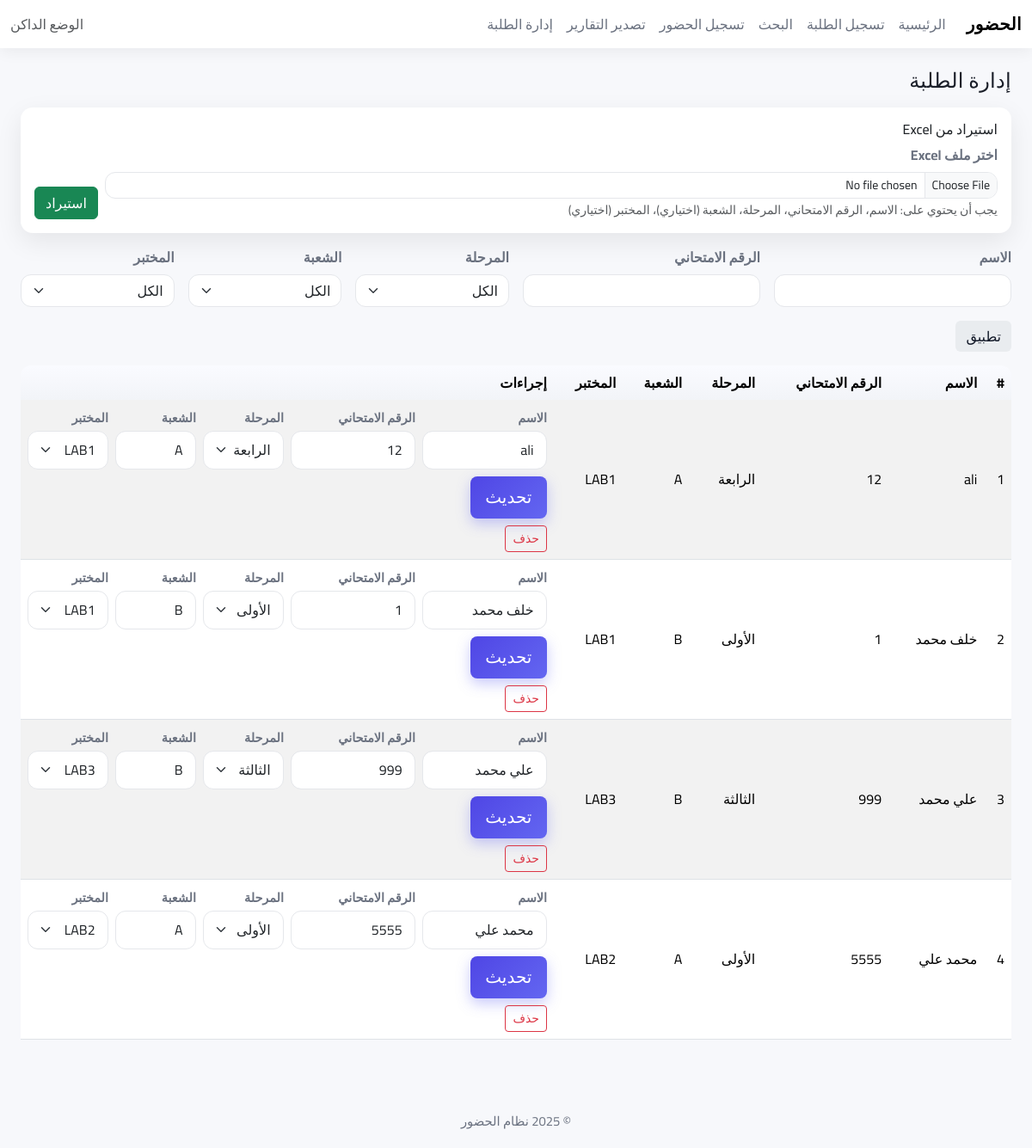
/manage, run on the app's committed database.
### tables this page shows
CREATE TABLE students (
                id INTEGER PRIMARY KEY AUTOINCREMENT,
                name TEXT NOT NULL,
                exam_number TEXT NOT NULL UNIQUE,
                stage TEXT NOT NULL,
                section TEXT,
                created_at TEXT NOT NULL
            , lab TEXT);

### webapp/routes.py (the view, shortened to what this page needs)
@bp.route("/manage", methods=["GET", "POST"])
def manage_students() -> str:
    q_name = request.args.get("name", "").strip()
    q_exam = request.args.get("exam", "").strip()
    q_stage = request.args.get("stage") or None
    q_section = request.args.get("section") or None
    q_lab = request.args.get("lab") or None
    students = get_students_filtered(q_name, q_exam, q_stage, q_section, q_lab)
    stages = get_distinct_stages(defaults=["الأولى", "الثانية", "الثالثة", "الرابعة"])
    sections = []
    if q_stage:
        sections = get_sections_for_stage(q_stage)
    return render_template("manage.html", students=students, stages=stages, sections=sections, filters={"name": q_name, "exam": q_exam, "stage": q_stage or "", "section": q_section or "", "lab": q_lab or ""})

### webapp/db.py (called while the page is built)
def get_conn() -> sqlite3.Connection:
    conn = sqlite3.connect(DB_PATH)
    conn.row_factory = sqlite3.Row
    return conn

def get_distinct_stages(defaults: Optional[Iterable[str]] = None) -> List[str]:
    with get_conn() as conn:
        rows = conn.execute("SELECT DISTINCT stage FROM students ORDER BY stage").fetchall()
        stages = [r[0] for r in rows]
    if defaults:
        for s in defaults:
            if s not in stages:
                stages.append(s)
    return stages

### webapp/templates/manage.html (shortened to what this page needs)
{% extends 'base.html' %}
{% block content %}
<h4 class="mb-3">إدارة الطلبة</h4>
<div class="card mb-3 p-3">
  <h6 class="mb-2">استيراد من Excel</h6>
  <form method="post" enctype="multipart/form-data" class="d-flex align-items-end gap-2">
    <div class="flex-grow-1">
      <label class="form-label">اختر ملف Excel</label>
      <input type="file" name="excel_file" class="form-control form-control-sm" accept=".xlsx,.xls" required>
      <small class="text-muted">يجب أن يحتوي على: الاسم، الرقم الامتحاني، المرحلة، الشعبة (اختياري)، المختبر (اختياري)</small>
    </div>
    <button class="btn btn-success">استيراد</button>
  </form>
</div>
<form method="get" class="row g-3 mb-3">
  <div class="col-md-3">
    <label class="form-label">الاسم</label>
    <input name="name" class="form-control" value="{{ filters.name }}">
  </div>
  <div class="col-md-3">
    <label class="form-label">الرقم الامتحاني</label>
    <input name="exam" class="form-control" value="{{ filters.exam }}">
  </div>
  <div class="col-md-2">
    <label class="form-label">المرحلة</label>
    <select name="stage" class="form-select">
      <option value="">الكل</option>
    </select>
  </div>
  <div class="col-md-2">
    <label class="form-label">الشعبة</label>
    <select name="section" class="form-select">
      <option value="">الكل</option>
    </select>
  </div>
  <div class="col-md-2">
    <label class="form-label">المختبر</label>
    <select name="lab" class="form-select">
      <option value="">الكل</option>
    </select>
  </div>
  <div class="col-12">
    <button class="btn btn-secondary">تطبيق</button>
  </div>
 </form>
<div class="table-responsive">
  <table class="table table-striped align-middle">
    <thead>
      <tr>
        <th>#</th>
        <th>الاسم</th>
        <th>الرقم الامتحاني</th>
        <th>المرحلة</th>
        <th>الشعبة</th>
        <th>المختبر</th>
        <th style="width: 620px;">إجراءات</th>
      </tr>
    </thead>
    <tbody>
      {% for s in students %}
      <tr>
        <td>{{ loop.index }}</td>
        <td>{{ s.name }}</td>
        <td>{{ s.exam_number }}</td>
        <td>{{ s.stage }}</td>
        <td>{{ s.section or '-' }}</td>
        <td>{{ s.lab or '-' }}</td>
        <td>
          <form method="post" class="actions-grid">
            <div class="row g-2">
              <div class="col-md-3">
                <label class="form-label mb-1">الاسم</label>
                <input class="form-control form-control-lg" name="name" value="{{ s.name }}" placeholder="اكتب الاسم" title="تعديل الاسم">
              </div>
              <div class="col-md-3">
                <label class="form-label mb-1">الرقم الامتحاني</label>
                <input class="form-control form-control-lg" name="exam_number" value="{{ s.exam_number }}" placeholder="مثال: 123" title="تعديل الرقم الامتحاني">
              </div>
              <div class="col-md-2">
                <label class="form-label mb-1">المرحلة</label>
                <select class="form-select form-select-lg" name="stage" title="اختيار المرحلة">
                  {% for st in ['الأولى','الثانية','الثالثة','الرابعة'] %}<option {% if s.stage==st %}selected{% endif %}>{{ st }}</option>{% endfor %}
                </select>
              </div>
              <div class="col-md-2">
                <label class="form-label mb-1">الشعبة</label>
                <input class="form-control form-control-lg" name="section" value="{{ s.section }}" placeholder="A/B" title="تعديل الشعبة">
              </div>
              <div class="col-md-2">
                <label class="form-label mb-1">المختبر</label>
                <select class="form-select form-select-lg" name="lab" title="اختيار المختبر">
                  {% for l in ['LAB1','LAB2','LAB3','LAB4'] %}<option {% if s.lab==l %}selected{% endif %}>{{ l }}</option>{% endfor %}
                </select>
              </div>
            </div>
            <div class="mt-2 d-flex gap-2">
              <button class="btn btn-primary btn-lg">تحديث</button>
            </div>
          </form>
          <form method="post" class="mt-2" onsubmit="return confirm('هل أنت متأكد من الحذف؟')">
            <button class="btn btn-outline-danger btn-sm">حذف</button>
          </form>
        </td>
      </tr>
      {% else %}
      <tr><td colspan="7" class="text-center">لا توجد نتائج</td></tr>
      {% endfor %}
    </tbody>
  </table>
 </div>
{% endblock %}

### webapp/static/css/style.css (style rules this page uses)
:root { --bg: #f7f8fb; --surface: #ffffff; --text: #1b1f29; --muted: #6b7280; --primary: #4f46e5; --primary-2: #6366f1; --ring: rgba(99,102,241,.35); }
html, body { height: 100%; font-family: "Cairo", "Segoe UI", Tahoma, sans-serif; background: var(--bg); color: var(--text); }
body { display: flex; flex-direction: column; min-height: 100vh; }
.card { border-radius: 14px; background: var(--surface); box-shadow: 0 10px 30px rgba(0,0,0,0.08); border: 0; }
.table { vertical-align: middle; color: var(--text); }
.table thead th { background: linear-gradient(180deg,#fafbff, #f2f4f8); font-weight: 700; border-bottom: 0; }
.table-striped tbody tr:nth-of-type(odd) { background-color: rgba(0,0,0,.02); }
.btn-primary { background-image: linear-gradient(135deg, var(--primary), var(--primary-2)); border: none; box-shadow: 0 6px 16px var(--ring); }
.btn-secondary { background-color: #e9ecef; color: #111827; border: none; }
.form-label { font-weight: 700; color: var(--muted); }
.form-control, .form-select { border-radius: 12px; border: 1px solid #e5e7eb; }
h3, h4, h5 { letter-spacing: .3px; }
.table-responsive { border-radius: 12px; }
.actions-grid .form-control-lg, .actions-grid .form-select-lg { font-size: 1rem; padding: .6rem .9rem; }
.actions-grid .form-label { font-size: .9rem; color: var(--muted); }
.actions-grid .btn-lg { padding: .6rem 1.1rem; }

### data on the page
students: name "ali", exam_number "12", stage "الرابعة", section "A", lab "LAB1"
students: name "خلف محمد", exam_number "1", stage "الأولى", section "B", lab "LAB1"
students: name "علي محمد", exam_number "999", stage "الثالثة", section "B", lab "LAB3"
students: name "محمد علي", exam_number "5555", stage "الأولى", section "A", lab "LAB2"
